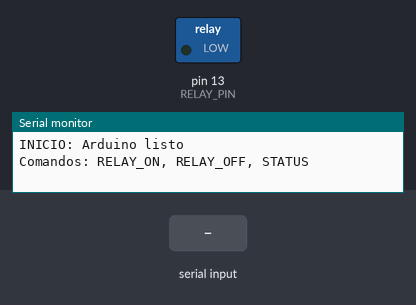
Simulated run of this sketch. Board: Arduino Uno, built with avr-gcc and run on an emulated ATmega328P. Shown: switched loads named in the sketch (green lamp = pin HIGH), the last lines printed to the serial monitor. Inputs (shaded band) come from the test bench.

Above: at 1.2 s.
1.3 s: "RELAY_ON\n" received over Serial
At 2.6 s:
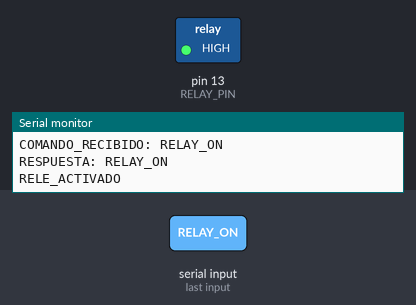
4.3 s: "RELAY_OFF\n" received over Serial
At 5.1 s:
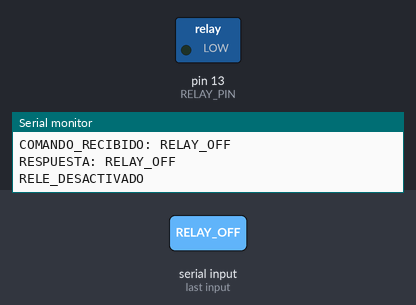
Timing chart, 0 to 7.3 s (numbered marks = the images above; inputs shaded):
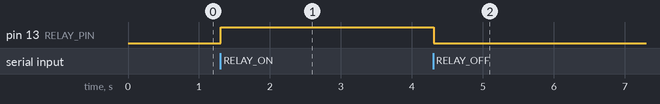

Measured:
- after the input at 1.3 s, pin 13 (RELAY_PIN): LOW → HIGH at once
- after the input at 4.3 s, pin 13 (RELAY_PIN): HIGH → LOW at once

The sketch:

rele.ino
```cpp
const int RELAY_PIN = 13;
String comando = "";

void setup() {
  pinMode(RELAY_PIN, OUTPUT);
  digitalWrite(RELAY_PIN, LOW);
  Serial.begin(9600);

  // Mensaje de inicio - importante para verificar comunicación
  Serial.println("INICIO: Arduino listo");
  Serial.println("Comandos: RELAY_ON, RELAY_OFF, STATUS");
}

void loop() {
  // Leer comandos
  while (Serial.available()) {
    char c = Serial.read();
    if (c == '\n') {
      procesarComando(comando);
      comando = "";
    } else if (c != '\r') {
      comando += c;
    }
  }
}

void procesarComando(String cmd) {
  cmd.trim();
  cmd.toUpperCase();

  // Enviar confirmación de recepción
  Serial.print("COMANDO_RECIBIDO: ");
  Serial.println(cmd);

  if (cmd == "RELAY_ON") {
    digitalWrite(RELAY_PIN, HIGH);
    Serial.println("RESPUESTA: RELAY_ON");
    Serial.println("RELE_ACTIVADO");
  }
  else if (cmd == "RELAY_OFF") {
    digitalWrite(RELAY_PIN, LOW);
    Serial.println("RESPUESTA: RELAY_OFF");
    Serial.println("RELE_DESACTIVADO");
  }
  else if (cmd == "STATUS") {
    if (digitalRead(RELAY_PIN) == HIGH) {
      Serial.println("STATUS: ACTIVADO");
    } else {
      Serial.println("STATUS: DESACTIVADO");
    }
  }
  else if (cmd != "") {
    Serial.println("ERROR: Comando desconocido");
  }
}
```
